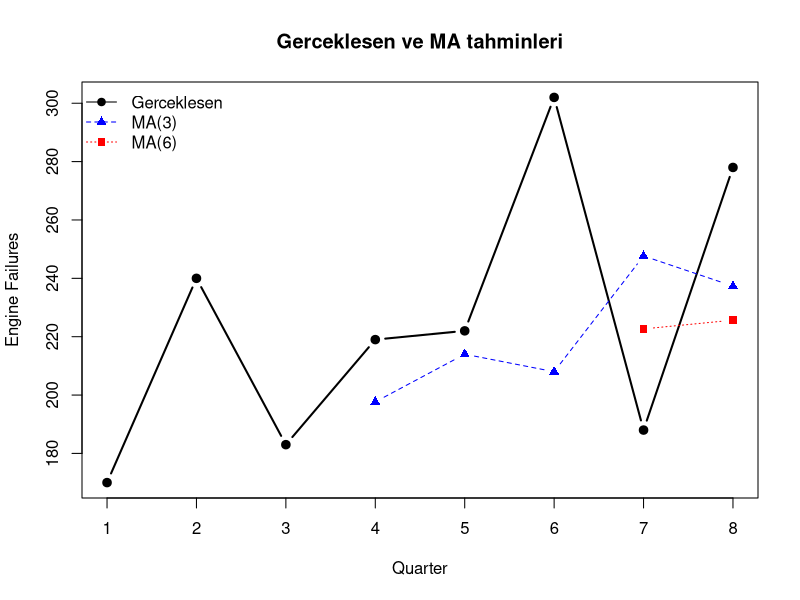

Generate this figure with R:
# ============================================================
# Example 2.2 - Moving Averages (Hareketli Ortalamalar)
# RStudio'da calistirmak icin: sag ustteki "Source" butonuna bas
# Ek paket gerekmez, sadece temel R kullanir.
# ============================================================

# Onceki denemelerden kalan nesneleri temizle
rm(list = ls())

# ---- 1. Veri -------------------------------------------------
# Ucak motoru ariza sayilari (ceyreklik).
# Baska veri icin sadece bu satiri degistir.
D <- c(170,240,183,219,222,302,188,278)
n <- length(D)

# ---- 2. MA(N) tahmin fonksiyonu ------------------------------
# Formul: F_t = (1/N) * (D_{t-1} + D_{t-2} + ... + D_{t-N})
# Ilk N donem icin tahmin yapilamaz, NA kalir.
moving_average <- function(D, N) {
  n <- length(D)
  if (N >= n) {
    stop("N, veri sayisindan kucuk olmali.")
  }
  
  Ft <- rep(NA, n)
  for (t in (N + 1):n) {
    Ft[t] <- (1 / N) * sum(D[(t - N):(t - 1)])
  }
  return(Ft)
}

# ---- 3. Tahmin hatasi fonksiyonu -----------------------------
# Kitaptaki tanim: e_t = F_t - D_t  (tahmin - gerceklesen)
forecast_error <- function(Ft, D) {
  return(Ft - D)
}

# ---- 4. Hata olcutleri fonksiyonu ----------------------------
# MAD  = ortalama mutlak hata
# MSE  = ortalama kare hata
# MAPE = ortalama mutlak yuzde hata
error_measures <- function(e, D) {
  gecerli <- !is.na(e)
  e <- e[gecerli]
  D <- D[gecerli]
  
  MAD  <- mean(abs(e))
  MSE  <- mean(e^2)
  MAPE <- mean(abs(e / D)) * 100
  
  return(c(MAD = MAD, MSE = MSE, MAPE = MAPE))
}

# ---- 5. Tahminler ve hatalar ---------------------------------
ma3 <- moving_average(D, 3)
ma6 <- moving_average(D, 6)

error_ma3 <- forecast_error(ma3, D)
error_ma6 <- forecast_error(ma6, D)

# ---- 6. Sonuc tablosu ----------------------------------------
result <- data.frame(
  Quarter         = 1:n,
  Engine_Failures = D,
  MA_3            = round(ma3, 2),
  Error_MA3       = round(error_ma3, 2),
  MA_6            = round(ma6, 2),
  Error_MA6       = round(error_ma6, 2)
)

cat("\n--- Tahmin tablosu ---\n")
print(result, row.names = FALSE)

# ---- 7. Yontemlerin karsilastirilmasi ------------------------
measures <- rbind(
  "MA(3)" = error_measures(error_ma3, D),
  "MA(6)" = error_measures(error_ma6, D)
)

cat("\n--- Hata olcutleri ---\n")
print(round(measures, 2))

# ---- 8. Bir sonraki donem (t = n + 1) tahmini ----------------
# Son N gozlemin ortalamasi
next_ma3 <- (1 / 3) * sum(D[(n - 2):n])
next_ma6 <- (1 / 6) * sum(D[(n - 5):n])

cat("\n--- Donem", n + 1, "tahmini ---\n")
cat("MA(3):", round(next_ma3, 2), "\n")
cat("MA(6):", round(next_ma6, 2), "\n")

# ---- 9. Guncelleme formulu ile kontrol -----------------------
# F_{t+1} = F_t + (1/N) * (D_t - D_{t-N})
# Ortalamayi bastan hesaplamadan ayni sonucu vermeli.
check_ma3 <- ma3[n] + (1 / 3) * (D[n] - D[n - 3])
check_ma6 <- ma6[n] + (1 / 6) * (D[n] - D[n - 6])

cat("\n--- Guncelleme formulu ile kontrol ---\n")
cat("MA(3):", round(check_ma3, 2), "\n")
cat("MA(6):", round(check_ma6, 2), "\n")

# ---- 10. Grafik ----------------------------------------------
plot(1:n, D, type = "b", pch = 19, lwd = 2,
     xlab = "Quarter", ylab = "Engine Failures",
     main = "Gerceklesen ve MA tahminleri",
     ylim = range(c(D, ma3, ma6), na.rm = TRUE))
lines(1:n, ma3, type = "b", pch = 17, lty = 2, col = "blue")
lines(1:n, ma6, type = "b", pch = 15, lty = 3, col = "red")
legend("topleft",
       legend = c("Gerceklesen", "MA(3)", "MA(6)"),
       col = c("black", "blue", "red"),
       pch = c(19, 17, 15), lty = c(1, 2, 3), bty = "n")
